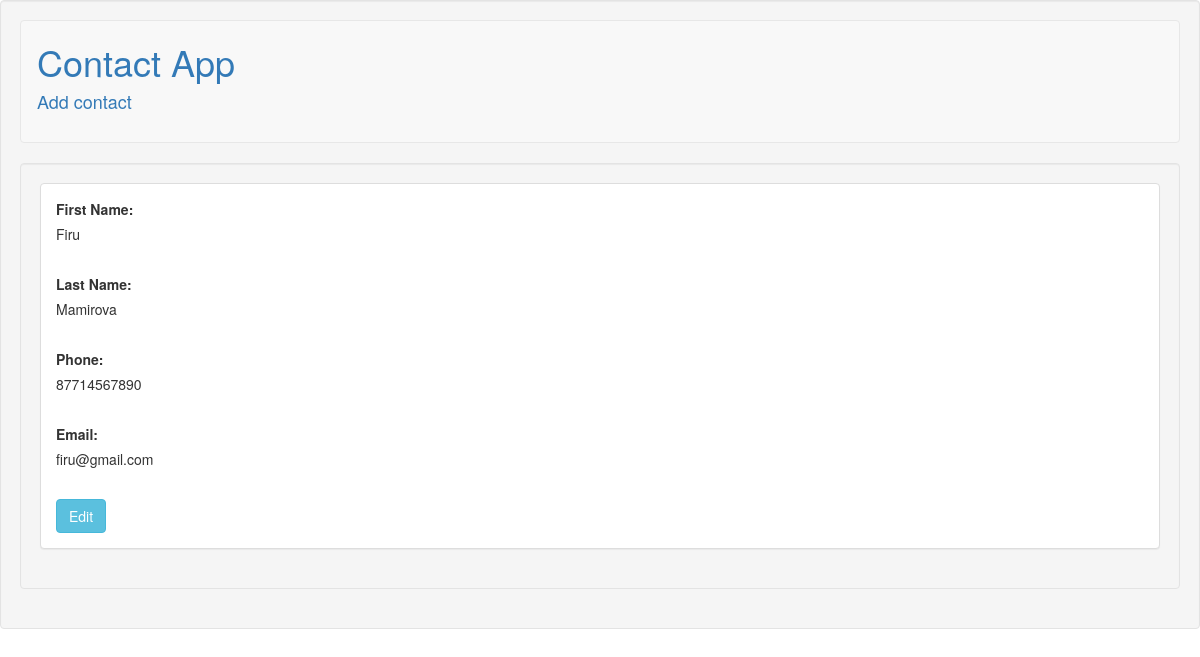
Page /contacts/cdetails/33 on the committed database.
### contacts/models.py (models this page shows, shortened)
class Contact(models.Model):
	firstName = models.CharField(max_length=100)
	lastName = models.CharField(max_length=100)
	phone = models.CharField(max_length=100)
	email = models.CharField(max_length=100)

### contacts/views.py (the view)
# urls.py: path('cdetails/<int:contact_id>', views.contact_detail, name="contact_detail"),
def contact_detail(request, contact_id):
	contact = Contact.objects.get(id=contact_id)
	context2 = {
		'contact': contact
	}
	return render(request, 'contact_detail.html', context2)

### contacts/templates/contact_detail.html
{% extends "baseContact.html" %}
{% block content %}
<div class="well">
{% load static %}
<link rel="stylesheet" type="text/css" href="{% static 'css/contact.css' %}">
	<div class="details">
		<div class="panel panel-default">
				<div class="panel-body">
					<label >First Name:</label><br />
					{{contact.firstName}}
				</div>
				<div class="panel-body">
					<label >Last Name:</label><br />
					{{contact.lastName}}
				</div>
				<div class="panel-body">
					<label >Phone:</label><br />
					{{contact.phone}}
				</div>
				<div class="panel-body">
					<label >Email:</label><br />
					{{contact.email}}
				</div>
				<div class="panel-body">
					<a href="{% url 'contact_edit' contact.id %}" className="contact-detail">
						<button class="btn btn-info">Edit</button>
					</a>
				</div>
		</div>
	</div>
</div>
</div>
{% endblock content %}

### contacts/static/css/contact.css (style rules this page uses)
body { background-color: white; }

### rows in the picture
Contact: firstName "Firu", lastName "Mamirova", phone "87714567890", email "firu@gmail.com"
